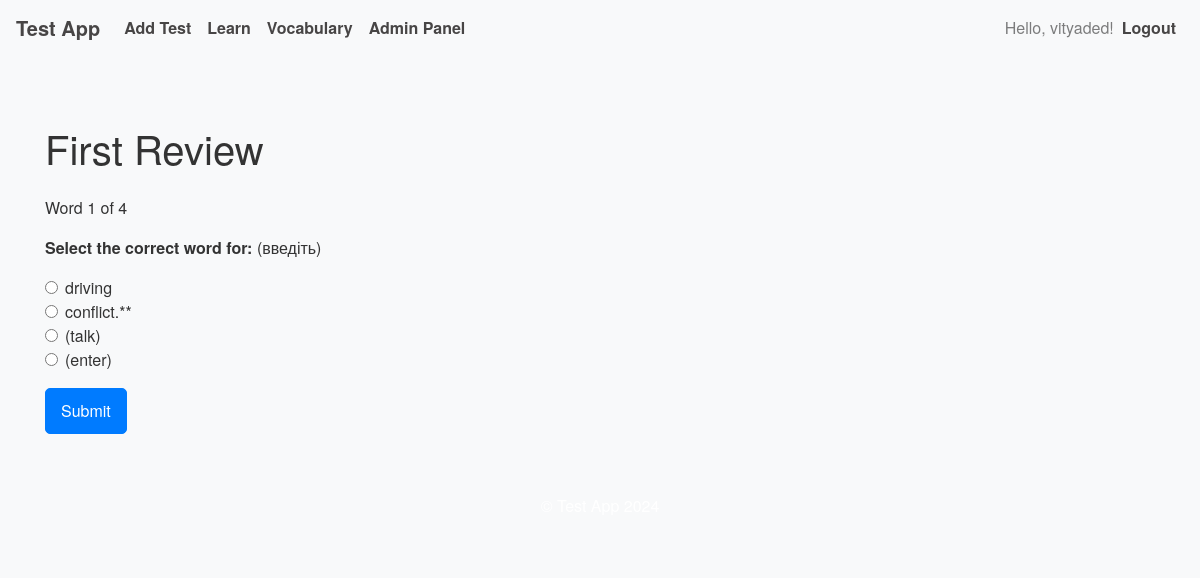
The page /vocabulary/review (signed in) on the database its author committed.
### app/models.py (models this page shows, shortened)
class User(UserMixin, db.Model):
    __tablename__ = 'user'  # Explicitly specify table name
    id = db.Column(db.Integer, primary_key=True)
    username = db.Column(db.String(150), nullable=False, unique=True)
    password = db.Column(db.String(200), nullable=False)
    is_admin = db.Column(db.Boolean, default=False)
    test_results = db.relationship('TestResult', backref='user', lazy=True, cascade='all, delete-orphan')
    tests_created = db.relationship('Test', backref='creator', lazy=True, cascade='all, delete-orphan')
    vocabulary = db.relationship('Vocabulary', backref='user', lazy=True, cascade='all, delete-orphan')
    learn_test_results = db.relationship('LearnTestResult', backref='user', lazy=True, cascade='all, delete-orphan')

class Vocabulary(db.Model):
    __tablename__ = 'vocabulary'
    id = db.Column(db.Integer, primary_key=True)
    word = db.Column(db.String(150), nullable=False)
    translation = db.Column(db.String(150), nullable=False)
    pronunciation_url = db.Column(db.String(200), nullable=True)
    user_id = db.Column(db.Integer, db.ForeignKey('user.id'), nullable=False)
    next_review = db.Column(db.DateTime, nullable=False, default=datetime.utcnow)
    interval = db.Column(db.Float, nullable=False, default=0)  # Interval in days
    ease_factor = db.Column(db.Float, nullable=False, default=2.5)  # Default ease factor
    learning_stage = db.Column(db.Integer, nullable=False, default=0)  # 0: New, 1: First Step, etc.

### app/routes/vocabulary.py (the view)
@vocab_bp.route('/review', methods=['GET', 'POST'])
@login_required
def review():
    today = datetime.utcnow()
    due_words = Vocabulary.query.filter(
        Vocabulary.user_id == current_user.id,
        Vocabulary.next_review <= today
    ).all()
    if not due_words:
        flash('No more words due for review!', 'info')
        return redirect(url_for('vocab.my_vocabulary'))
    if request.method == 'POST':
        word_id = request.form.get('word_id')
        if not word_id:
            flash('An error occurred. Please try again.', 'danger')
            return redirect(url_for('vocab.review'))
        word = Vocabulary.query.get(word_id)
        if not word or word.user_id != current_user.id:
            flash('Invalid word. Please try again.', 'danger')
            return redirect(url_for('vocab.review'))
        user_answer = request.form.get('answer', '').strip()
        review_stage = word.learning_stage
        if review_stage == 0:
            correct_answer = word.word.strip()
        elif review_stage == 1:
            correct_answer = word.translation.strip()
        elif review_stage == 2:
            correct_answer = word.word.strip()
        elif review_stage >= 3:
            if review_stage % 2 == 0:
                correct_answer = word.word.strip()
            else:
                correct_answer = word.translation.strip()
        else:
            correct_answer = ''
        normalized_user_answer = normalize_text(user_answer)
        normalized_correct_answer = normalize_text(correct_answer)
        print(f"Review Stage: {review_stage}")
        print(f"Question: '{word.translation if review_stage % 2 == 0 else word.word}'")
        print(f"User Answer: '{user_answer}'")
        print(f"Correct Answer: '{correct_answer}'")
        print(f"Normalized User Answer: '{normalized_user_answer}'")
        print(f"Normalized Correct Answer: '{normalized_correct_answer}'")
        if normalized_user_answer == normalized_correct_answer:
            word.learning_stage += 1
            word.ease_factor = max(1.3, word.ease_factor - 0.2)
            word.interval = get_next_interval(word.learning_stage, word.ease_factor)
            word.next_review = datetime.utcnow() + timedelta(
                minutes=word.interval if word.learning_stage < 3 else word.interval * 24 * 60)
            db.session.commit()
            flash('Correct!', 'success')
        else:
            word.learning_stage = 0
            word.ease_factor = 2.5
            word.interval = get_next_interval(word.learning_stage, word.ease_factor)
            word.next_review = datetime.utcnow() + timedelta(minutes=1)
            db.session.commit()
            flash(f'Incorrect! The correct answer was "{correct_answer}". The word has been reset.', 'danger')
        return redirect(url_for('vocab.review'))
    else:
        current_word_index = session.get('current_word_index', 0)
        if current_word_index >= len(due_words):
            current_word_index = 0
            session['current_word_index'] = current_word_index
        word = due_words[current_word_index]
        review_stage = word.learning_stage
        if review_stage == 0:
            question = word.translation
            options = get_options(correct_answer=word.word, field='word')
            template = 'vocabulary/first_review.html'
        elif review_stage == 1:
            question = word.word
            options = get_options(correct_answer=word.translation, field='translation')
            template = 'vocabulary/second_review.html'
        elif review_stage == 2:
            question = word.translation
            scrambled_word = ''.join(random.sample(word.word, len(word.word)))
            session['scrambled_word'] = scrambled_word
            template = 'vocabulary/third_review.html'
        elif review_stage >= 3:
            if review_stage % 2 == 0:
                question = word.translation
            else:
                question = word.word
            template = 'vocabulary/fourth_review.html'
        else:
            flash('Invalid review stage.', 'danger')
            return redirect(url_for('vocab.my_vocabulary'))
        session['current_word_index'] = (current_word_index + 1) % len(due_words)
        return render_template(
            template,
            question=question,
            options=options if 'options' in locals() else None,
            scrambled_word=session.get('scrambled_word', None),
            review_stage=review_stage,
            current_word_number=current_word_index + 1,
            total_words=len(due_words),
            word=word  # Pass the word object to the template
        )

### app/routes/auth.py (called while the page is built)
@login_manager.user_loader
def load_user(user_id):
    return User.query.get(int(user_id))

### app/routes/vocabulary.py (called while the page is built)
def get_options(correct_answer, field='word'):
    options = [correct_answer]
    vocab_words = Vocabulary.query.filter(Vocabulary.user_id == current_user.id).all()
    if field == 'word':
        all_options = [word.word for word in vocab_words if word.word != correct_answer]
    elif field == 'translation':
        all_options = [word.translation for word in vocab_words if word.translation != correct_answer]
    else:
        all_options = []
    all_options = list(set(all_options))
    if len(all_options) >= 3:
        options.extend(random.sample(all_options, 3))
    else:
        options.extend(all_options)
    random.shuffle(options)
    return options

### app/templates/vocabulary/first_review.html (shortened to what this page needs)
{% extends "layouts/base.html" %}
{% block content %}
  <h1 class="my-4">First Review</h1>
  <p>Word {{ current_word_number }} of {{ total_words }}</p>
  <p><strong>Select the correct word for:</strong> {{ question }}</p>
  <form method="post">
    {% for option in options %}
      <div class="form-check">
        <input class="form-check-input" type="radio" name="answer" id="option{{ loop.index }}" value="{{ option }}" required>
        <label class="form-check-label" for="option{{ loop.index }}">
          {{ option }}
        </label>
      </div>
    {% endfor %}
    <button type="submit" class="btn btn-primary mt-3">Submit</button>
  </form>
{% endblock %}

### app/templates/layouts/base.html (shortened to what this page needs)
<!DOCTYPE html>
<html lang="en">
<head>
  <link rel="stylesheet" href="https://stackpath.bootstrapcdn.com/bootstrap/4.5.2/css/bootstrap.min.css">
  <link rel="stylesheet" href="{{ url_for('static', filename='styles.css') }}">
</head>
<body>
  <nav class="navbar navbar-expand-lg navbar-light bg-light">
    <a class="navbar-brand" href="{{ url_for('main.index') }}">Test App</a>
    <div class="collapse navbar-collapse" id="navbarNav">
      <ul class="navbar-nav mr-auto">
        {% if current_user.is_authenticated %}
          <li class="nav-item">
            <a class="nav-link" href="{{ url_for('tests.add_test') }}">Add Test</a>
          </li>
          <li class="nav-item">
            <a class="nav-link" href="{{ url_for('tests.learn_test', test_id=1) }}">Learn</a>
          </li>
          <li class="nav-item">
            <a class="nav-link" href="{{ url_for('vocab.my_vocabulary') }}">Vocabulary</a>
          </li>
          {% if current_user.is_admin %}
            <li class="nav-item">
              <a class="nav-link" href="{{ url_for('admin.admin_panel') }}">Admin Panel</a>
            </li>
          {% endif %}
        {% endif %}
      </ul>
      <ul class="navbar-nav ml-auto">
        {% if current_user.is_authenticated %}
          <li class="nav-item">
            <span class="navbar-text">Hello, {{ current_user.username }}!</span>
          </li>
          <li class="nav-item">
            <a class="nav-link" href="{{ url_for('auth.logout') }}">Logout</a>
          </li>
        {% endif %}
      </ul>
    </div>
  </nav>
  <div class="container mt-4">
    {% block content %}{% endblock %}
  </div>
  <footer class="bg-light text-center py-3 mt-4">
    <p>© Test App 2024</p>
  </footer>
</body>
</html>

### app/static/styles.css (style rules this page uses)
body { font-family: 'Helvetica Neue', Arial, sans-serif; background-color: #f8f9fa; color: #333; }
.navbar { background-color: #007bff; }
.navbar-brand, .nav-link { color: rgb(71, 69, 69) !important; font-weight: bold; }
.container { padding-top: 20px; padding-bottom: 20px; }
.btn { font-size: 1rem; padding: 10px 15px; border-radius: 5px; }
.btn-primary { background-color: #007bff; border-color: #007bff; }
footer { background-color: #007bff; color: white; padding: 20px 0; text-align: center; }

### rows shown on the page
User: username "vityaded"
Vocabulary: translation "(введіть)", word "(enter)"
Vocabulary: word "driving"
Vocabulary: word "conflict.**"
Vocabulary: word "(talk)"

### other values the page prints
{{ current_word_number }} "1"
{{ total_words }} "4"
